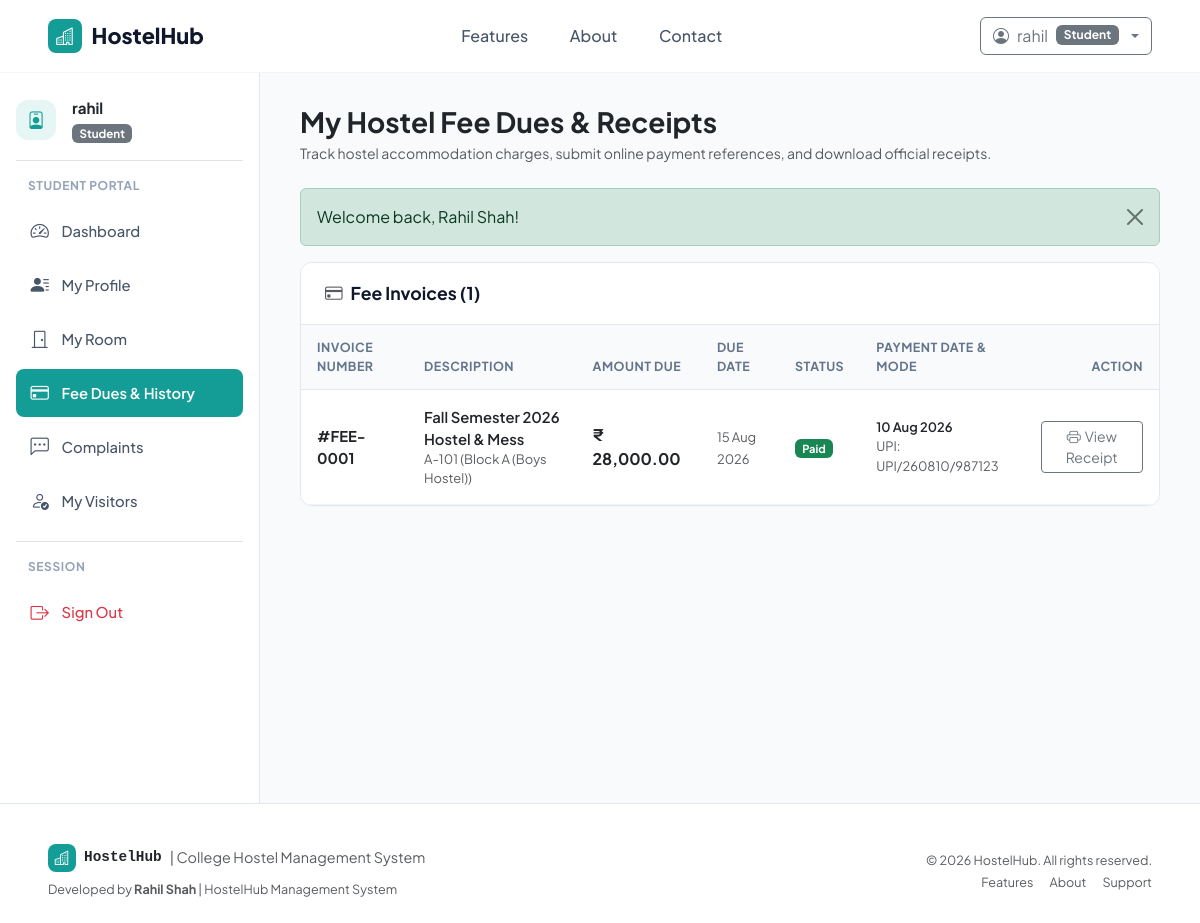
/student/fees.php (signed in), run on the app's committed database.
### tables this page shows
CREATE TABLE `fees` (
    `FeeID` INT AUTO_INCREMENT PRIMARY KEY,
    `StudentID` INT NOT NULL,
    `Title` VARCHAR(100) NOT NULL DEFAULT 'Hostel & Mess Fee',
    `DueDate` DATE NOT NULL,
    `Amount` DECIMAL(10,2) NOT NULL,
    `PaidDate` DATE NULL,
    `PaymentMethod` ENUM('Cash', 'UPI', 'Net Banking', 'Card') NULL,
    `TransactionRef` VARCHAR(100) NULL,
    `Status` ENUM('Pending', 'Paid', 'Overdue') NOT NULL DEFAULT 'Pending',
    `CreatedAt` TIMESTAMP DEFAULT CURRENT_TIMESTAMP,
    FOREIGN KEY (`StudentID`) REFERENCES `students`(`StudentID`) ON DELETE CASCADE
);

CREATE TABLE `rooms` (
    `RoomID` INT AUTO_INCREMENT PRIMARY KEY,
    `RoomNumber` VARCHAR(20) NOT NULL,
    `Type` VARCHAR(50) NOT NULL DEFAULT 'Double',
    `Capacity` INT NOT NULL DEFAULT 2,
    `Occupied` INT NOT NULL DEFAULT 0,
    `FeePerSemester` DECIMAL(10,2) NOT NULL DEFAULT 25000.00,
    `Status` ENUM('Available', 'Full', 'Maintenance') NOT NULL DEFAULT 'Available',
    `BlockID` INT NOT NULL,
    `CreatedAt` TIMESTAMP DEFAULT CURRENT_TIMESTAMP,
    FOREIGN KEY (`BlockID`) REFERENCES `blocks`(`BlockID`) ON DELETE CASCADE,
    UNIQUE KEY `unique_block_room` (`BlockID`, `RoomNumber`)
);

CREATE TABLE `blocks` (
    `BlockID` INT AUTO_INCREMENT PRIMARY KEY,
    `BlockName` VARCHAR(50) NOT NULL UNIQUE,
    `Gender` ENUM('Boys', 'Girls', 'Coed') NOT NULL,
    `Description` VARCHAR(255) NULL,
    `CreatedAt` TIMESTAMP DEFAULT CURRENT_TIMESTAMP
);

### student/fees.php (the view, shortened to what this page needs)
<?php
require_once __DIR__ . '/../config/database.php';
require_once __DIR__ . '/../includes/helpers.php';
$studentId = (int)($_SESSION['user']['StudentID'] ?? 0);
$pdo->query("UPDATE fees SET Status = 'Overdue' WHERE Status = 'Pending' AND DueDate < CURDATE()");
$fees = $pdo->prepare("
    SELECT f.*, s.Name as StudentName, r.RoomNumber, b.BlockName
    FROM fees f
    JOIN students s ON f.StudentID = s.StudentID
    LEFT JOIN rooms r ON s.RoomID = r.RoomID
    LEFT JOIN blocks b ON r.BlockID = b.BlockID
    WHERE f.StudentID = :sid
    ORDER BY f.FeeID DESC
");
$fees->execute([':sid' => $studentId]);
$feeList = $fees->fetchAll();
require_once __DIR__ . '/../includes/header.php';
?>
<div class="dashboard-container">
    <?php require_once __DIR__ . '/../includes/sidebar.php'; ?>
    <main class="main-content">
        <div class="d-flex flex-wrap justify-content-between align-items-center mb-4 gap-3">
            <div>
                <h3 class="fw-bold text-dark mb-1">My Hostel Fee Dues & Receipts</h3>
                <p class="text-muted small mb-0">Track hostel accommodation charges, submit online payment references, and download official receipts.</p>
            </div>
        </div>
        <?php display_flash(); ?>
        <div class="content-card">
            <div class="content-card-header">
                <h6 class="content-card-title"><i class="bi bi-credit-card me-2 text-muted"></i>Fee Invoices (<?= count($feeList) ?>)</h6>
            </div>
            <div class="table-responsive">
                <table class="table table-custom align-middle">
                    <thead>
                        <tr>
                            <th>Invoice Number</th>
                            <th>Description</th>
                            <th>Amount Due</th>
                            <th>Due Date</th>
                            <th>Status</th>
                            <th>Payment Date & Mode</th>
                            <th class="text-end">Action</th>
                        </tr>
                    </thead>
                    <tbody>
                        <?php if (empty($feeList)): ?>
                            <tr><td colspan="7" class="text-center py-4 text-muted">No fee invoices issued for your account.</td></tr>
                        <?php else: ?>
                            <?php foreach ($feeList as $f): ?>
                                <tr>
                                    <td>
                                        <span class="fw-bold text-dark">#FEE-<?= str_pad($f['FeeID'], 4, '0', STR_PAD_LEFT) ?></span>
                                    </td>
                                    <td>
                                        <div class="fw-semibold text-dark"><?= htmlspecialchars($f['Title']) ?></div>
                                        <div class="small text-muted"><?= htmlspecialchars($f['RoomNumber'] ?? '') ?> (<?= htmlspecialchars($f['BlockName'] ?? '') ?>)</div>
                                    </td>
                                    <td>
                                        <div class="fw-bold text-dark fs-6"><?= format_currency($f['Amount']) ?></div>
                                    </td>
                                    <td>
                                        <span class="small <?= ($f['Status'] !== 'Paid' && strtotime($f['DueDate']) < time()) ? 'text-danger fw-bold' : 'text-muted' ?>">
                                            <?= format_date($f['DueDate']) ?>
                                        </span>
                                    </td>
                                    <td><?= get_status_badge($f['Status']) ?></td>
                                    <td>
                                        <?php if ($f['Status'] === 'Paid'): ?>
                                            <div class="small fw-semibold text-dark"><?= format_date($f['PaidDate']) ?></div>
                                            <div class="small text-muted"><?= htmlspecialchars($f['PaymentMethod'] ?? '') ?>: <?= htmlspecialchars($f['TransactionRef'] ?? 'N/A') ?></div>
                                        <?php else: ?>
                                            <span class="text-muted small fst-italic">Awaiting payment</span>
                                        <?php endif; ?>
                                    </td>
                                    <td class="text-end">
                                        <?php if ($f['Status'] !== 'Paid'): ?>
                                            <button class="btn btn-sm btn-teal py-1 px-3"
                                                    data-bs-toggle="modal"
                                                    data-bs-target="#payModal"
                                                    data-id="<?= $f['FeeID'] ?>"
                                                    data-title="<?= htmlspecialchars($f['Title']) ?>"
                                                    data-amount="<?= $f['Amount'] ?>">
                                                <i class="bi bi-wallet2 me-1"></i>Pay Now
                                            </button>
                                        <?php else: ?>
                                            <button class="btn btn-sm btn-outline-secondary py-1 px-3"
                                                    data-bs-toggle="modal"
                                                    data-bs-target="#studentReceiptModal"
                                                    data-id="<?= str_pad($f['FeeID'], 4, '0', STR_PAD_LEFT) ?>"
                                                    data-student="<?= htmlspecialchars($f['StudentName']) ?>"
                                                    data-title="<?= htmlspecialchars($f['Title']) ?>"
                                                    data-amount="<?= format_currency($f['Amount']) ?>"
                                                    data-date="<?= format_date($f['PaidDate']) ?>"
                                                    data-method="<?= htmlspecialchars($f['PaymentMethod'] ?? 'Online') ?>"
                                                    data-ref="<?= htmlspecialchars($f['TransactionRef'] ?? 'N/A') ?>">
                                                <i class="bi bi-printer me-1"></i>View Receipt
                                            </button>
                                        <?php endif; ?>
                                    </td>
                                </tr>
                            <?php endforeach; ?>
                        <?php endif; ?>
                    </tbody>
                </table>
            </div>
        </div>
    </main>
</div>
<?php require_once __DIR__ . '/../includes/footer.php'; ?>

### includes/helpers.php (shortened to what this page needs)
<?php
function display_flash(): void {
    if (!empty($_SESSION['flash'])) {
        $type = htmlspecialchars($_SESSION['flash']['type']);
        $message = htmlspecialchars($_SESSION['flash']['message']);
        echo '<div class="alert alert-' . $type . ' alert-dismissible fade show" role="alert">
                ' . $message . '
                <button type="button" class="btn-close" data-bs-dismiss="alert" aria-label="Close"></button>
              </div>';
    }
}
function format_currency(float|int|string $amount): string {
    return '₹ ' . number_format((float)$amount, 2);
}
function format_date(?string $datetime, bool $includeTime = false): string {
    $ts = strtotime($datetime);
    return date($includeTime ? 'd M Y, h:i A' : 'd M Y', $ts);
}
function get_status_badge(string $status): string {
    $normalized = strtolower(trim($status));
    $badgeClass = match ($normalized) {
        'active', 'paid', 'resolved', 'checked in', 'available' => 'bg-success',
        'pending', 'in progress', 'double', 'triple'           => 'bg-warning text-dark',
        'overdue', 'rejected', 'full', 'inactive'              => 'bg-danger',
        'maintenance', 'vacated', 'transferred', 'checked out' => 'bg-secondary',
        default                                                => 'bg-info text-dark'
    };
    return '<span class="badge ' . $badgeClass . '">' . htmlspecialchars($status) . '</span>';
}

### assets/css/style.css (style rules this page uses)
:root { --primary-teal: #149d96; --primary-teal-hover: #0f827c; --primary-teal-light: #e6f6f5; --primary-teal-border: #b2e4e1; --text-dark: #0f172a; --text-muted: #64748b; --bg-light: #f8fafc; --bg-card: #ffffff; --border-color: #e2e8f0; --sidebar-width: 260px; }
html, body { max-width: 100%; overflow-x: hidden; }
body { font-family: 'Plus Jakarta Sans', 'Inter', -apple-system, BlinkMacSystemFont, "Segoe UI", Roboto, sans-serif; color: var(--text-dark); background-color: var(--bg-light); min-height: 100vh; display: flex; flex-direction: column; }
.dashboard-container { display: flex; min-height: calc(100vh - 70px); }
.main-content { flex-grow: 1; padding: 2rem 2.5rem; background-color: var(--bg-light); overflow-x: hidden; }
.content-card { background: #ffffff; border: 1px solid var(--border-color); border-radius: 12px; box-shadow: 0 1px 3px rgba(0,0,0,0.02); margin-bottom: 2rem; overflow: hidden; }
.content-card-header { padding: 1.25rem 1.5rem; border-bottom: 1px solid var(--border-color); display: flex; align-items: center; justify-content: space-between; background-color: #ffffff; }
.content-card-title { font-size: 1.1rem; font-weight: 700; margin: 0; color: #0f172a; }
.table-custom { margin-bottom: 0; }
.table-custom th { font-size: 0.78rem; text-transform: uppercase; letter-spacing: 0.04em; color: #64748b; background-color: #f8fafc; border-bottom: 1px solid #e2e8f0; padding: 0.85rem 1rem; }
.table-custom td { padding: 0.95rem 1rem; vertical-align: middle; border-bottom: 1px solid #f1f5f9; font-size: 0.925rem; }

### data on the page
fees: FeeID "0001", Title "Fall Semester 2026 Hostel & Mess", rooms.RoomNumber "A-101", blocks.BlockName "Block A (Boys Hostel)", Amount "₹ 28,000.00", DueDate "15 Aug 2026", Status "Paid", PaidDate "10 Aug 2026", PaymentMethod "UPI", TransactionRef "UPI/260810/987123"

### other printed values
$currentUser['Username'] "rahil"
$currentUser['Role'] "Student"
$_SESSION['user']['Username'] "rahil"
$role "Student"
$message "Welcome back, Rahil Shah!"
count($feeList) "1"
APP_NAME "HostelHub"
APP_TITLE "College Hostel Management System"
